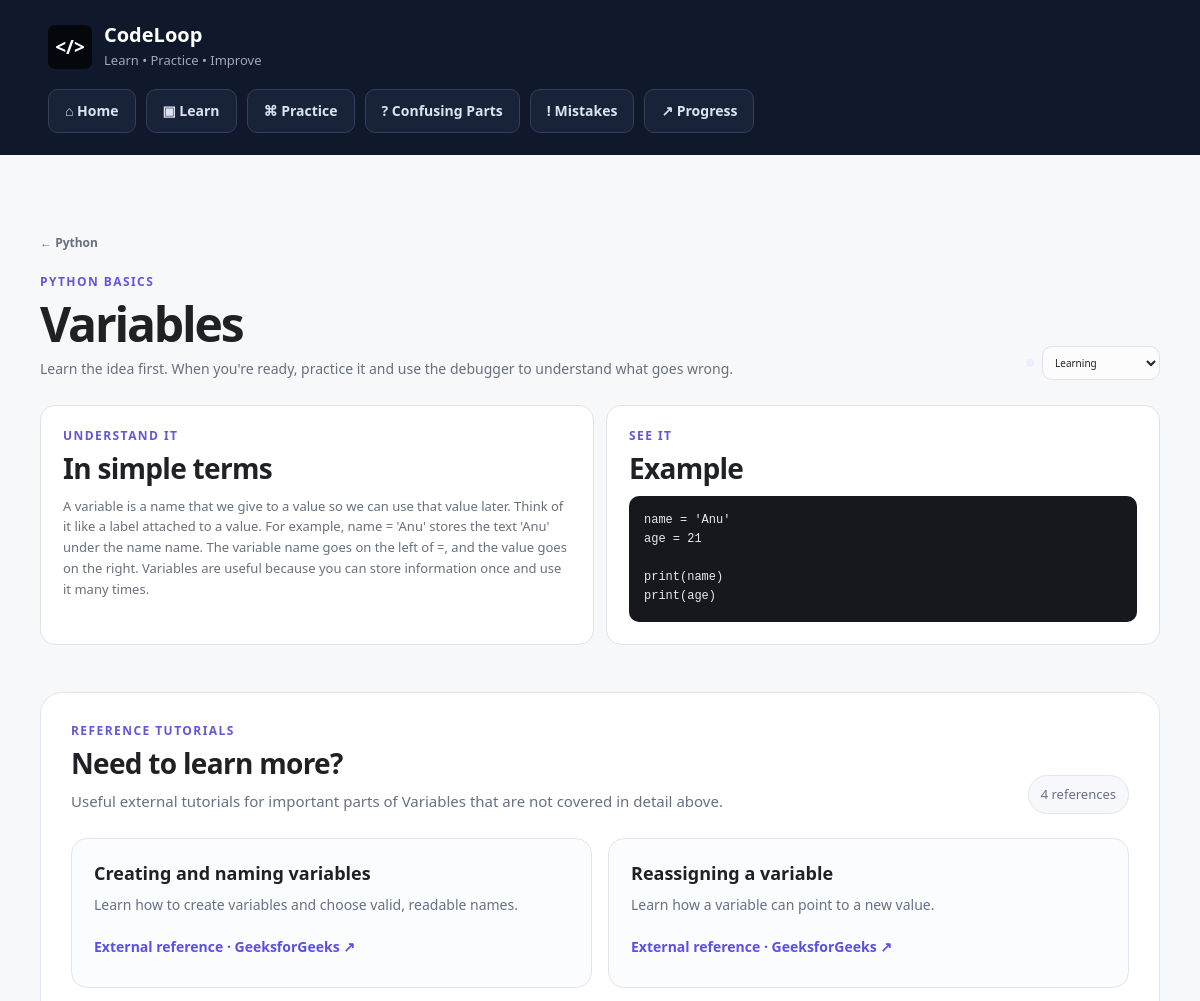
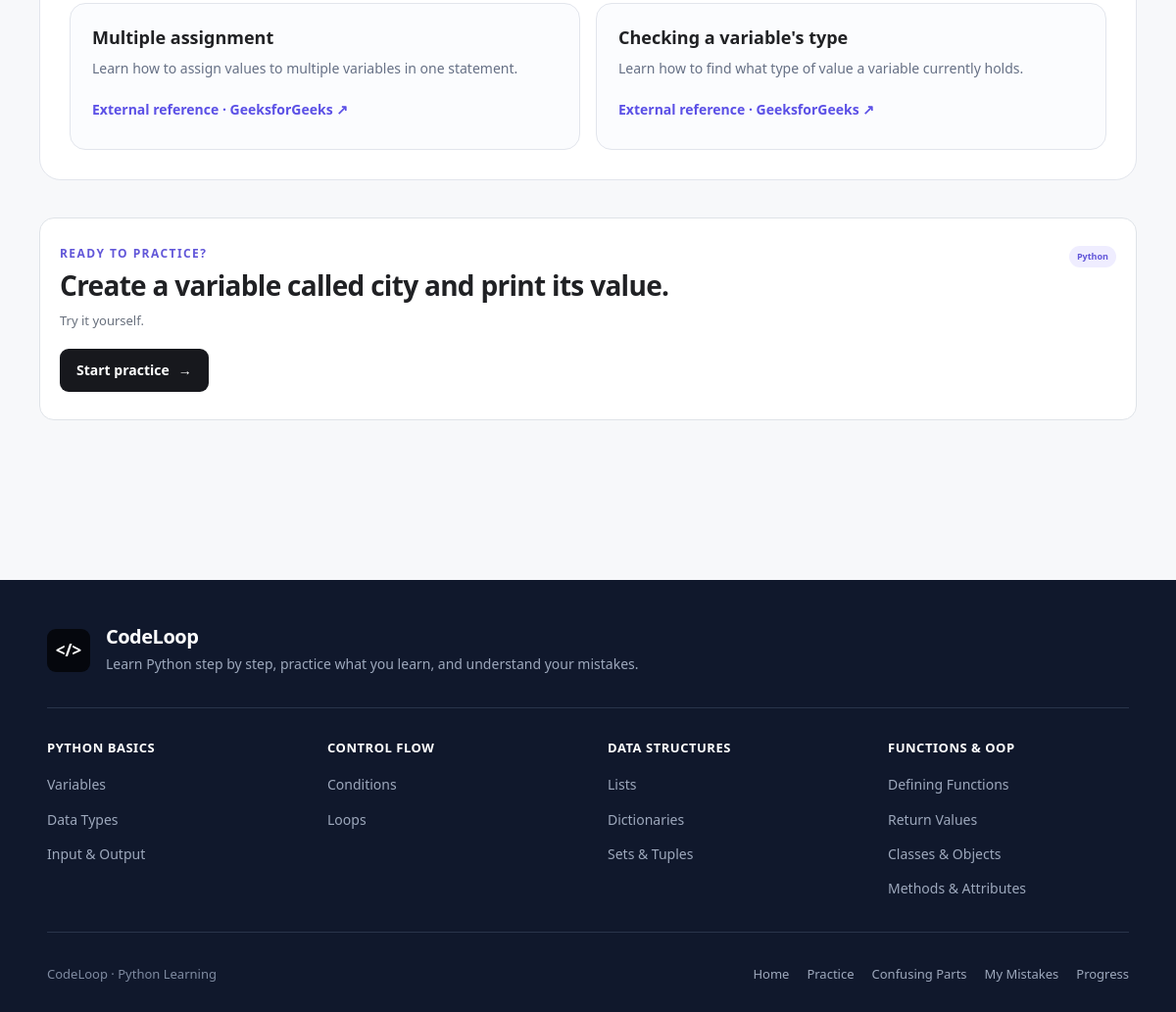
Screenshot of /topics/1 with the database file from the repository (2 pictures, top to bottom).
### tables this page shows
CREATE TABLE learning_paths (
                id INTEGER PRIMARY KEY AUTOINCREMENT,
                name TEXT NOT NULL UNIQUE,
                created_at TEXT NOT NULL DEFAULT CURRENT_TIMESTAMP
            );

CREATE TABLE topics (
                id INTEGER PRIMARY KEY AUTOINCREMENT,
                path_id INTEGER NOT NULL,
                name TEXT NOT NULL,
                status TEXT NOT NULL DEFAULT 'not_started'
                    CHECK (status IN ('not_started', 'learning', 'completed')),
                created_at TEXT NOT NULL DEFAULT CURRENT_TIMESTAMP, section TEXT NOT NULL DEFAULT 'Python Basics', explanation TEXT NOT NULL DEFAULT '', example TEXT NOT NULL DEFAULT '', practice TEXT NOT NULL DEFAULT '', sort_order INTEGER NOT NULL DEFAULT 0,
                FOREIGN KEY (path_id) REFERENCES learning_paths (id) ON DELETE CASCADE,
                UNIQUE (path_id, name)
            );

### app.py (the view, shortened to what this page needs)
@app.route("/topics/<int:topic_id>")
def topic_detail(topic_id):
    with get_db() as connection:
        topic = connection.execute(
            """
            SELECT topics.*, learning_paths.name AS path_name
            FROM topics
            JOIN learning_paths ON learning_paths.id = topics.path_id
            WHERE topics.id = ?
            """,
            (topic_id,),
        ).fetchone()
    if topic is None:
        return "Topic not found", 404
    practice = PRACTICE_TASKS.get(topic["name"])
    return render_template(
        "topic_detail.html",
        topic=topic,
        practice=practice,
        reference_tutorials=REFERENCE_TUTORIALS.get(topic["name"], []),
    )

### app.py (called while the page is built)
def get_db():
    connection = sqlite3.connect(DATABASE)
    connection.row_factory = sqlite3.Row
    connection.execute("PRAGMA foreign_keys = ON")
    return connection

### templates/topic_detail.html (shortened to what this page needs)
{% extends "base.html" %}
{% block content %}
<a class="back-link" href="{{ url_for('topics', path_id=topic.path_id) }}">← {{ topic.path_name }}</a>
<section class="topic-detail-head">
    <div>
        <p class="eyebrow">{{ topic.section }}</p>
        <h1>{{ topic.name }}</h1>
        <p>Learn the idea first. When you're ready, practice it and use the debugger to understand what goes wrong.</p>
    </div>
    <div class="status-control">
        <span class="status-dot status-{{ topic.status }}"></span>
        <form method="post" action="{{ url_for('update_topic_status', topic_id=topic.id) }}">
            <select name="status" onchange="this.form.submit()">
                <option value="learning" {% if topic.status == 'learning' %}selected{% endif %}>Learning</option>
            </select>
        </form>
    </div>
</section>
<section class="learning-grid">
    <article class="learning-card">
        <p class="eyebrow">UNDERSTAND IT</p>
        <h2>In simple terms</h2>
        <p>{{ topic.explanation or "No explanation has been added for this topic yet." }}</p>
    </article>
    <article class="learning-card">
        <p class="eyebrow">SEE IT</p>
        <h2>Example</h2>
        <pre><code>{{ topic.example or "# No example added yet." }}</code></pre>
    </article>
</section>
{% if reference_tutorials %}
<section class="reference-section">
    <div class="reference-header">
        <div>
            <p class="eyebrow">REFERENCE TUTORIALS</p>
            <h2>Need to learn more?</h2>
            <p>Useful external tutorials for important parts of {{ topic.name }} that are not covered in detail above.</p>
        </div>
        <span class="reference-count">{{ reference_tutorials|length }} references</span>
    </div>
    <div class="reference-grid">
        {% for tutorial in reference_tutorials %}
        <a class="reference-card" href="{{ tutorial.url }}" target="_blank" rel="noopener noreferrer">
            <div class="reference-card-content">
                <h3>{{ tutorial.title }}</h3>
                <p>{{ tutorial.description }}</p>
                <span class="reference-link">External reference · GeeksforGeeks ↗</span>
            </div>
        </a>
        {% endfor %}
    </div>
</section>
{% endif %}
{% if practice %}
<section class="practice-panel practice-launcher">
    <div class="practice-heading">
        <div>
            <p class="eyebrow">READY TO PRACTICE?</p>
            <h2>{{ practice.prompt }}</h2>
            <p>Try it yourself.</p>
        </div>
        <span class="practice-badge">Python</span>
    </div>
    <button class="primary-button" type="button" id="startPractice">Start practice <span>→</span></button>
</section>
{% else %}
<section class="practice-panel">
    <p class="eyebrow">PRACTICE</p>
    <h2>This topic doesn't have a coding exercise yet.</h2>
    <p>You can still use the example above to practice manually.</p>
</section>
{% endif %}
{% endblock %}

### templates/topic_detail.html (style rules this page uses)
.reference-section { margin: 34px 0 38px; padding: 30px; border: 1px solid #e2e5ec; border-radius: 22px; background: #ffffff; }
.reference-header { display: flex; align-items: flex-end; justify-content: space-between; gap: 24px; margin-bottom: 24px; }
.reference-header .eyebrow { margin-bottom: 8px; }
.reference-header h2 { margin: 0 0 8px; font-size: 28px; line-height: 1.2; }
.reference-header p:not(.eyebrow) { margin: 0; max-width: 720px; color: #667085; line-height: 1.65; }
.reference-count { flex: 0 0 auto; padding: 8px 12px; border: 1px solid #e2e5ec; border-radius: 999px; background: #f7f8fb; color: #667085; font-size: 13px; white-space: nowrap; }
.reference-grid { display: grid; grid-template-columns: repeat(2, minmax(0, 1fr)); gap: 16px; }
.reference-card { display: block; min-height: 150px; padding: 22px; border: 1px solid #e2e5ec; border-radius: 16px; background: #fbfcfe; color: inherit; text-decoration: none; transition: transform 0.18s ease, border-color 0.18s ease, box-shadow 0.18s ease, background 0.18s ease; }
.reference-card-content h3 { margin: 0 0 9px; font-size: 18px; line-height: 1.35; }
.reference-card-content p { margin: 0 0 18px; color: #667085; line-height: 1.55; font-size: 14px; }
.reference-link { display: inline-flex; align-items: center; gap: 6px; color: #5b50e6; font-size: 14px; font-weight: 600; }

### rows the page displays
learning_paths: path_name "Python"
topics: section "PYTHON BASICS", name "Variables", status "Learning", explanation "A variable is a name that we give to a value so we can use that value later. Think of it like a label attached to a value. For example, name = 'Anu' stores the text 'Anu' under the name name. The variable name goes on the left of =, and the value goes on the right. Variables are useful because you can store information once and use it many times.", example "name = 'Anu' age = 21 print(name) print(age)"

### other values shown
{{ reference_tutorials|length }} "4"
{{ tutorial.title }} "Creating and naming variables" "Reassigning a variable" "Multiple assignment" "Checking a variable's type"
{{ tutorial.description }} "Learn how to create variables and choose valid, readable names." "Learn how a variable can point to a new value." "Learn how to assign values to multiple variables in one statement." "Learn how to find what type of value a variable currently holds."
{{ practice.prompt }} "Create a variable called city and print its value."
